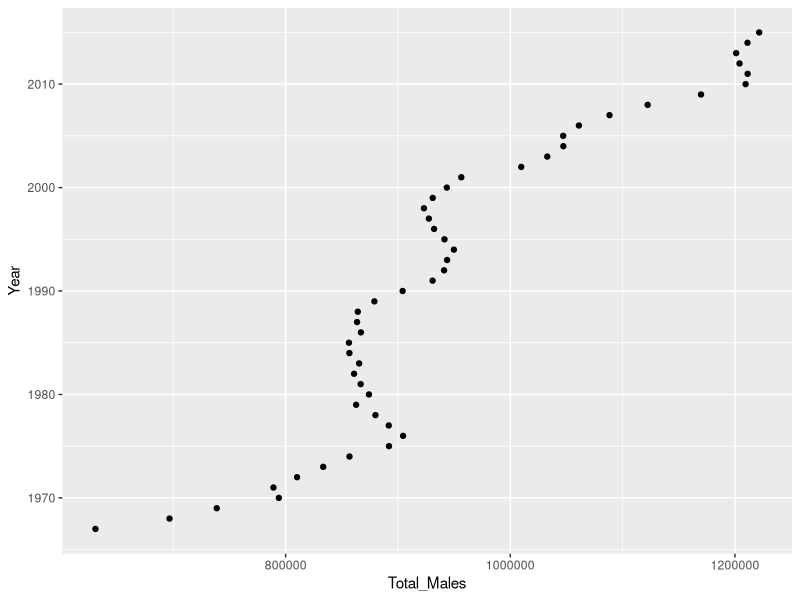
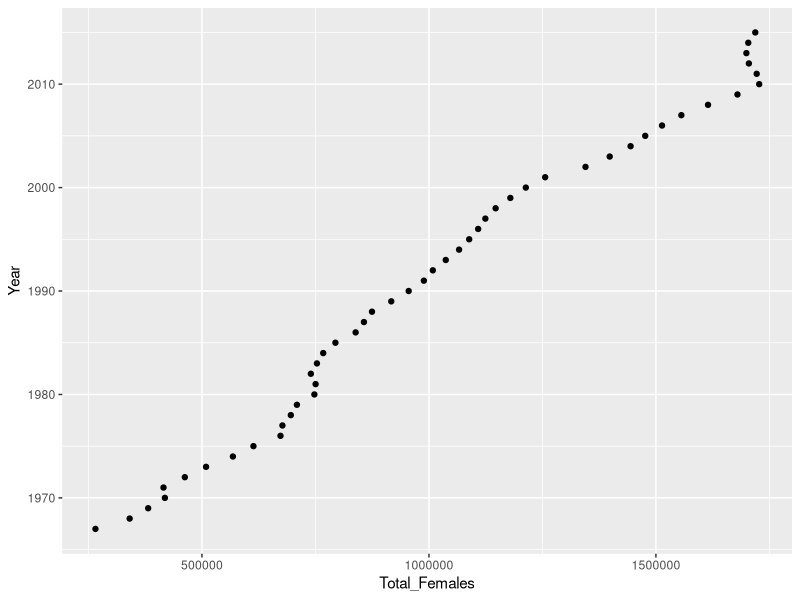
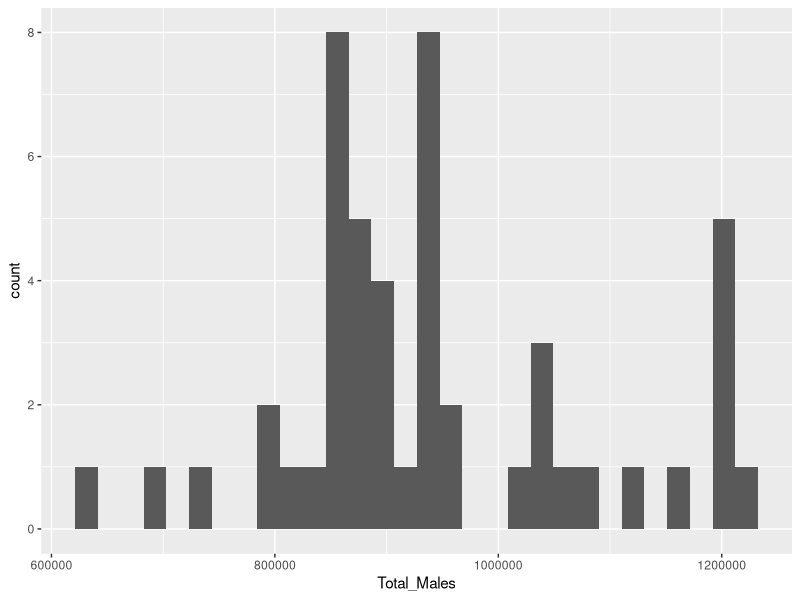
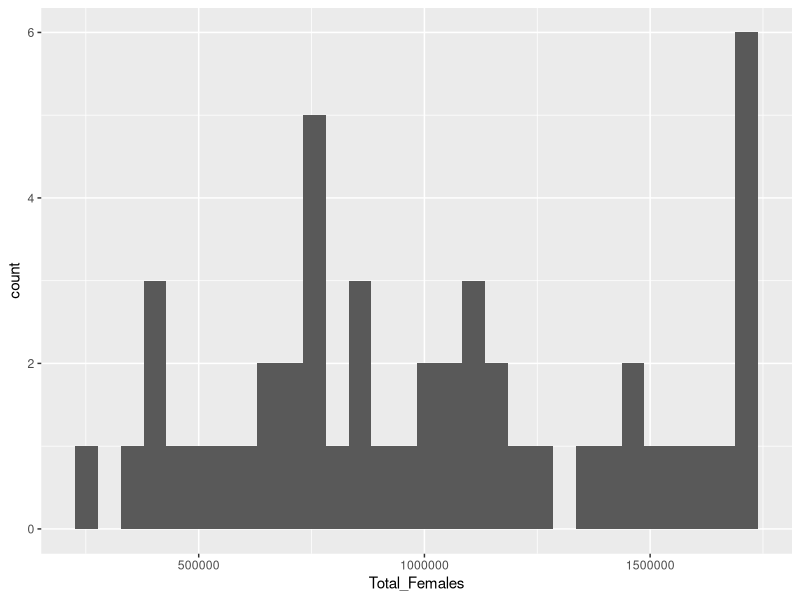

Write R code to recreate these figures, in order.
## ---- chunk 1
knitr::opts_chunk$set(echo = TRUE)
## ---- chunk 2
library(tidyverse)
grad_enrollment<- read_csv("Grad_enrollment_1967 - 2015.csv")
## ---- chunk 3
# eliminate the for profit and non profit section of private univserities
grad_enrollment1<-grad_enrollment %>% 
  select(-Private_Nonprofit, -`Private_For-Profit`)

grad_enrollment1

# exploratory graphs for male and female totals
explore_graph_male<- ggplot(grad_enrollment1, aes(x = Total_Males, y = Year))+
  geom_point()
explore_graph_male
# male totals appear linear
explore_graph_female<- ggplot(grad_enrollment1, aes(x= Total_Females, y = Year))+
  geom_point()
explore_graph_female
# female totals appear linear
explore_graph_male_hist<- ggplot(grad_enrollment1, aes(x = Total_Males))+
  geom_histogram()
explore_graph_male_hist
# male totals appear normal
explore_graph_female_hist<- ggplot(grad_enrollment1, aes(x = Total_Females))+
  geom_histogram()
explore_graph_female_hist
# female totals DO NOT appear normal

#summary of men grad
grad_summary_males<- grad_enrollment1 %>% 
  select(Total_Males,`Males_Full-Time`,`Males_Part-Time`,Public,Private_Total) %>% 
  summarize(total_mean=mean(Total_Males),
            full_time_mean=mean(`Males_Full-Time`),
            part_time_mean=mean(`Males_Part-Time`),
            public_mean=mean(Public),
            private_mean=mean(Private_Total))


  
  



## ---- chunk 4
#New Code Chunk
#DSP
